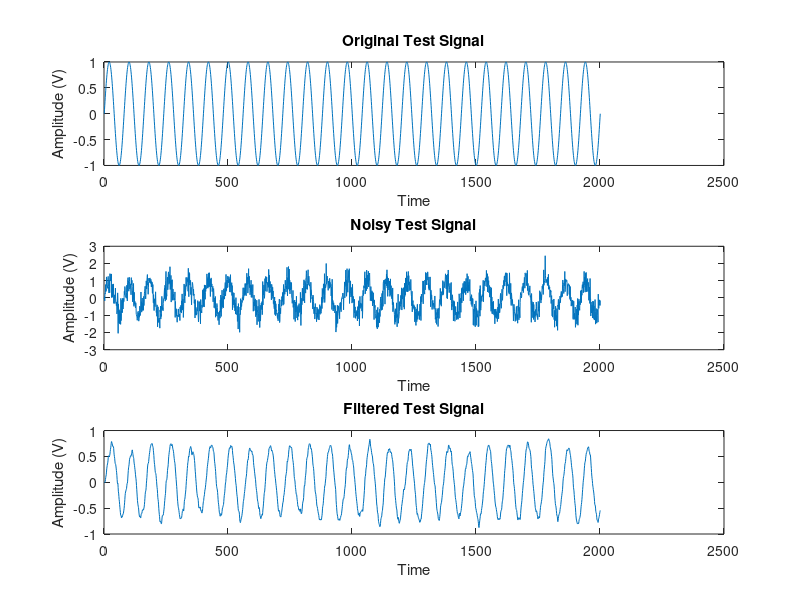

This figure's MATLAB source: (Note: this script raises an error after producing the figure.)
clc
clear all
close all

%%Sampling frequency selection
fs=4e3;
dt=1/fs;
t=0:dt:.5;

%Test Signal
 Am=1;
 fm=50;
 x_t=Am*sin(2*pi*fm*t);

% TEST SIGNAL AFFECTED BY AWGN NOISE AT SNR  5 dB
xn_t=awgn(x_t,5,'measured');

%FILTERING OF NOISY SIGNAL
fc = 50;
[b,a] = butter(1,fc/(fs/2));
f_t = filter(b,a,xn_t);


%FIGURE PLOTTING IN TIME DOMAIN
figure
subplot(3,1,1)
plot(x_t);
xlabel('Time');
ylabel('Amplitude (V)');
title('Original Test Signal');
subplot(3,1,2)
plot(xn_t);
xlabel('Time');
ylabel('Amplitude (V)');
title('Noisy Test Signal');
subplot(3,1,3)
plot(f_t);
xlabel('Time');
ylabel('Amplitude (V)');
title('Filtered Test Signal');
suptitle('Time Domain Analysis')

%FIGURE PLOTTING IN FREQUNECY DOMAIN
figure
subplot(3,1,1)
periodogram(x_t,[],length(x_t),fs,'centered')
title('Original Test Signal');
subplot(3,1,2)
periodogram(xn_t,[],length(xn_t),fs,'centered')
title('Noisy Test Signal');
subplot(3,1,3)
periodogram(f_t,[],length(f_t),fs,'centered')
title('Filtered Test Signal');
suptitle('Frequency Domain Analysis')